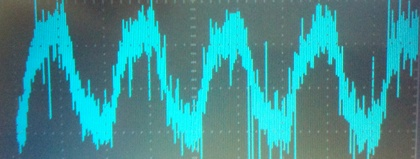
%> input picture FigProcessFunc/FFT process/S.jpg, 420 x 159 px, shrunk from 587 x 222 before the run
$ octave FFT.m   (GNU Octave 9; MATLAB toolbox functions it lacks are replaced by stand-ins)
%> lines starting %> are read from the running program, lines starting %| are printed output that depends on the picture; in (x1, y1, x2, y2) boxes, pixels count from 0 and x2, y2 are one past the last pixel; in counts of white or black regions, pixels touching at a corner belong together; the program's own positions count from 1
S1=imread('S.jpg');
%> S1 is the input picture: size 159x420x3 uint8; mean R, G, B 64.3, 142.7, 145.7
imshow(S1)
S2=rgb2gray(S1);
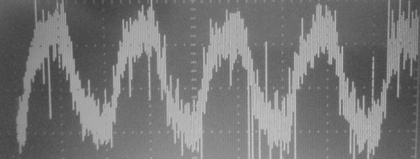
%> S2: size 159x420 uint8; min 62, max 205, mean 119.6
figure,imshow(S2)
[m,n]=size(S2);
%> m = 159; n = 420
t=max(max(S2));%得到阈值的大小
%> t = 205
for Row=1:m
    for Clo=1:n
        if(S2(Row,Clo)>150)
            S2(Row,Clo)=t;
        else
            S2(Row,Clo)=0;
        end
    end
end
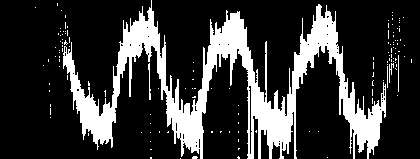
%> S2: size 159x420 uint8; values 0 (black) and 205 (white), 21.4% white; 134 white regions (129 under 20 px), largest, box (x1, y1, x2, y2) and area: (63, 0, 386, 159) 13810, (148, 63, 151, 100) 52, (389, 63, 394, 83) 38, (398, 55, 399, 92) 37, (387, 66, 388, 88) 22
figure,imshow(S2)
H=fspecial('average',5);%创建一个滤波矩阵
S3=imfilter(S2,H);%进行一次3X3的均值滤波
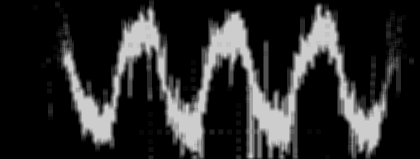
%> S3: size 159x420 uint8; min 0, max 205, mean 43.8
figure,imshow(S3)
figure,imhist(S3)
%> after `imhist(S3)`:
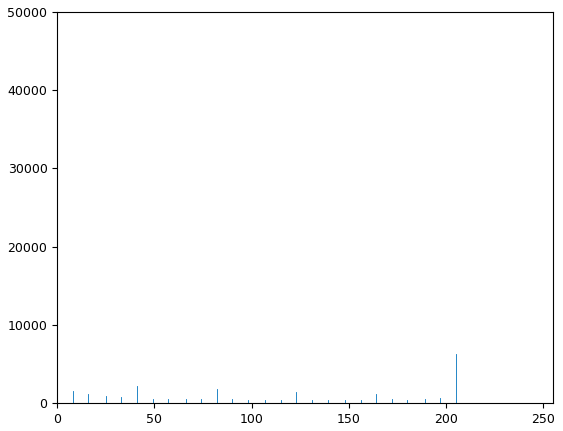
%> figure redrawn from the program's plot data; highest point at x = 0, y = 41962
Y=zeros(1,n);
X=zeros(1,n);
for Clo=1:n
    for Row=1:m
        if(S3(Row,Clo)>20)
            %Count=0;
           % Y(1,Clo)=Row;
           Y(Clo)=Row;
% [4 lines of commented-out code are left out]
        end
    end
    X(Clo)=Clo;
end
%> after the loop, X = 420 values from 1 to 420; Y = 420 values, max 159 at index 150, min 0 at index 1, mean 99.92
figure,plot(X,m-Y)
%> after `plot(X,m-Y)`:
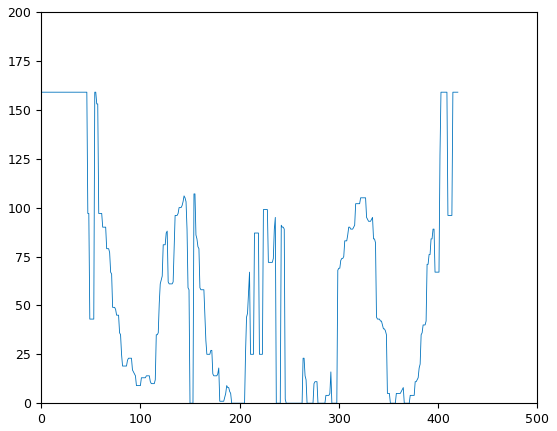
%> figure redrawn from the program's plot data; curve peaks at x = 1, y = 159
Z=fft(Y);
Z=fftshift(Z);
figure,plot(abs(Z(n/2:n)))
%> after `plot(abs(Z(n/2:n)))`:
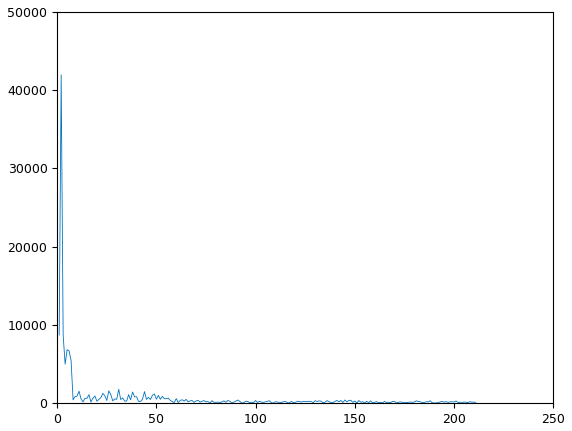
%> figure redrawn from the program's plot data; curve peaks at x = 2, y = 41966
